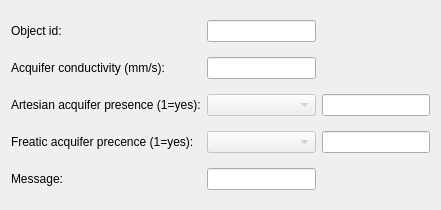
<?xml version="1.0" encoding="UTF-8"?>
<ui version="4.0">
 <class>Dialog</class>
 <widget class="QDialog" name="Dialog">
  <property name="geometry">
   <rect>
    <x>0</x>
    <y>0</y>
    <width>441</width>
    <height>210</height>
   </rect>
  </property>
  <property name="maximumSize">
   <size>
    <width>1000</width>
    <height>1000</height>
   </size>
  </property>
  <property name="windowTitle">
   <string>Dialog</string>
  </property>
  <property name="locale">
   <locale language="English" country="UnitedKingdom"/>
  </property>
  <layout class="QGridLayout" name="gridLayout">
   <item row="4" column="3">
    <widget class="QLineEdit" name="MF">
     <property name="enabled">
      <bool>true</bool>
     </property>
    </widget>
   </item>
   <item row="2" column="2">
    <widget class="QComboBox" name="MA_CB">
     <property name="enabled">
      <bool>false</bool>
     </property>
    </widget>
   </item>
   <item row="4" column="2">
    <widget class="QComboBox" name="MF_CB">
     <property name="enabled">
      <bool>false</bool>
     </property>
    </widget>
   </item>
   <item row="1" column="0" colspan="2">
    <widget class="QLabel" name="KF_LBL">
     <property name="locale">
      <locale language="English" country="UnitedStates"/>
     </property>
     <property name="text">
      <string>Acquifer conductivity (mm/s):</string>
     </property>
    </widget>
   </item>
   <item row="0" column="0">
    <widget class="QLabel" name="OBJ_ID_LBL">
     <property name="locale">
      <locale language="English" country="UnitedStates"/>
     </property>
     <property name="text">
      <string>Object id:</string>
     </property>
    </widget>
   </item>
   <item row="5" column="2">
    <widget class="QLineEdit" name="MSG"/>
   </item>
   <item row="5" column="0">
    <widget class="QLabel" name="MSG_LBL">
     <property name="text">
      <string>Message:</string>
     </property>
    </widget>
   </item>
   <item row="1" column="2">
    <widget class="QLineEdit" name="KF">
     <property name="enabled">
      <bool>true</bool>
     </property>
    </widget>
   </item>
   <item row="2" column="3">
    <widget class="QLineEdit" name="MA">
     <property name="enabled">
      <bool>true</bool>
     </property>
    </widget>
   </item>
   <item row="0" column="2">
    <widget class="QLineEdit" name="OBJ_ID">
     <property name="enabled">
      <bool>true</bool>
     </property>
    </widget>
   </item>
   <item row="4" column="0" colspan="2">
    <widget class="QLabel" name="MF_LBL">
     <property name="locale">
      <locale language="English" country="UnitedStates"/>
     </property>
     <property name="text">
      <string>Freatic acquifer precence (1=yes):</string>
     </property>
    </widget>
   </item>
   <item row="2" column="0" colspan="2">
    <widget class="QLabel" name="MA_LBL">
     <property name="locale">
      <locale language="English" country="UnitedStates"/>
     </property>
     <property name="text">
      <string>Artesian acquifer presence (1=yes):</string>
     </property>
    </widget>
   </item>
  </layout>
 </widget>
 <resources/>
 <connections/>
</ui>
